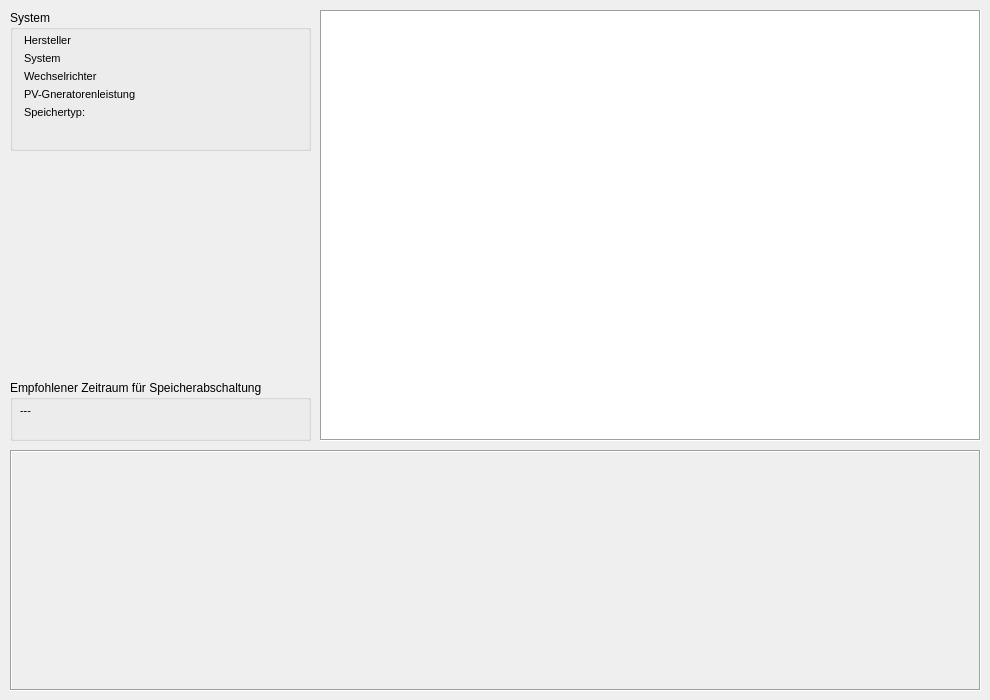
    <widget class="QWidget" name="tab_ergebnis">
     <attribute name="title">
      <string>Ergebnis</string>
     </attribute>
     <widget class="QTableView" name="tableView_Ergebnis_Tabelle">
      <property name="geometry">
       <rect>
        <x>320</x>
        <y>10</y>
        <width>661</width>
        <height>431</height>
       </rect>
      </property>
      <property name="sizePolicy">
       <sizepolicy hsizetype="Expanding" vsizetype="Expanding">
        <horstretch>0</horstretch>
        <verstretch>0</verstretch>
       </sizepolicy>
      </property>
      <property name="font">
       <font>
        <pointsize>9</pointsize>
       </font>
      </property>
      <property name="autoFillBackground">
       <bool>true</bool>
      </property>
      <property name="frameShape">
       <enum>QFrame::Box</enum>
      </property>
      <property name="frameShadow">
       <enum>QFrame::Sunken</enum>
      </property>
      <property name="verticalScrollBarPolicy">
       <enum>Qt::ScrollBarAsNeeded</enum>
      </property>
      <property name="autoScrollMargin">
       <number>16</number>
      </property>
      <property name="editTriggers">
       <set>QAbstractItemView::NoEditTriggers</set>
      </property>
      <property name="showGrid">
       <bool>true</bool>
      </property>
      <property name="wordWrap">
       <bool>true</bool>
      </property>
      <attribute name="horizontalHeaderCascadingSectionResizes">
       <bool>false</bool>
      </attribute>
      <attribute name="horizontalHeaderDefaultSectionSize">
       <number>100</number>
      </attribute>
      <attribute name="horizontalHeaderHighlightSections">
       <bool>true</bool>
      </attribute>
      <attribute name="horizontalHeaderMinimumSectionSize">
       <number>32</number>
      </attribute>
      <attribute name="horizontalHeaderShowSortIndicator" stdset="0">
       <bool>false</bool>
      </attribute>
      <attribute name="horizontalHeaderStretchLastSection">
       <bool>false</bool>
      </attribute>
      <attribute name="verticalHeaderDefaultSectionSize">
       <number>19</number>
      </attribute>
      <attribute name="verticalHeaderMinimumSectionSize">
       <number>19</number>
      </attribute>
      <attribute name="verticalHeaderStretchLastSection">
       <bool>true</bool>
      </attribute>
     </widget>
     <widget class="QFrame" name="frame_Ergebnis_Diagramm">
      <property name="geometry">
       <rect>
        <x>10</x>
        <y>450</y>
        <width>971</width>
        <height>241</height>
       </rect>
      </property>
      <property name="autoFillBackground">
       <bool>true</bool>
      </property>
      <property name="frameShape">
       <enum>QFrame::Box</enum>
      </property>
      <property name="frameShadow">
       <enum>QFrame::Sunken</enum>
      </property>
      <property name="lineWidth">
       <number>1</number>
      </property>
      <property name="midLineWidth">
       <number>0</number>
      </property>
     </widget>
     <widget class="QGroupBox" name="groupBox_Ergebnis_System">
      <property name="geometry">
       <rect>
        <x>10</x>
        <y>10</y>
        <width>301</width>
        <height>141</height>
       </rect>
      </property>
      <property name="font">
       <font>
        <weight>50</weight>
        <bold>false</bold>
       </font>
      </property>
      <property name="title">
       <string>System</string>
      </property>
      <widget class="QWidget" name="layoutWidget">
       <property name="geometry">
        <rect>
         <x>10</x>
         <y>20</y>
         <width>281</width>
         <height>111</height>
        </rect>
       </property>
       <layout class="QFormLayout" name="formLayout_2">
        <property name="sizeConstraint">
         <enum>QLayout::SetDefaultConstraint</enum>
        </property>
        <property name="fieldGrowthPolicy">
         <enum>QFormLayout::AllNonFixedFieldsGrow</enum>
        </property>
        <property name="rowWrapPolicy">
         <enum>QFormLayout::DontWrapRows</enum>
        </property>
        <property name="horizontalSpacing">
         <number>6</number>
        </property>
        <property name="verticalSpacing">
         <number>5</number>
        </property>
        <property name="leftMargin">
         <number>4</number>
        </property>
        <property name="topMargin">
         <number>4</number>
        </property>
        <property name="rightMargin">
         <number>4</number>
        </property>
        <property name="bottomMargin">
         <number>4</number>
        </property>
        <item row="0" column="0">
         <widget class="QLabel" name="label_Ergebnis_Hersteller">
          <property name="sizePolicy">
           <sizepolicy hsizetype="Expanding" vsizetype="Preferred">
            <horstretch>0</horstretch>
            <verstretch>0</verstretch>
           </sizepolicy>
          </property>
          <property name="minimumSize">
           <size>
            <width>110</width>
            <height>0</height>
           </size>
          </property>
          <property name="font">
           <font>
            <pointsize>8</pointsize>
            <stylestrategy>PreferDefault</stylestrategy>
            <kerning>true</kerning>
           </font>
          </property>
          <property name="text">
           <string>Hersteller</string>
          </property>
         </widget>
        </item>
        <item row="0" column="1">
         <widget class="QLabel" name="label_Ergebnis_Hersteller_Text">
          <property name="font">
           <font>
            <pointsize>8</pointsize>
            <stylestrategy>PreferDefault</stylestrategy>
            <kerning>true</kerning>
           </font>
          </property>
          <property name="text">
           <string/>
          </property>
         </widget>
        </item>
        <item row="1" column="0">
         <widget class="QLabel" name="label_Ergebnis_System">
          <property name="sizePolicy">
           <sizepolicy hsizetype="Expanding" vsizetype="Preferred">
            <horstretch>0</horstretch>
            <verstretch>0</verstretch>
           </sizepolicy>
          </property>
          <property name="minimumSize">
           <size>
            <width>110</width>
            <height>0</height>
           </size>
          </property>
          <property name="font">
           <font>
            <pointsize>8</pointsize>
            <stylestrategy>PreferDefault</stylestrategy>
            <kerning>true</kerning>
           </font>
          </property>
          <property name="text">
           <string>System</string>
          </property>
         </widget>
        </item>
        <item row="1" column="1">
         <widget class="QLabel" name="label_Ergebnis_System_Text">
          <property name="font">
           <font>
            <pointsize>8</pointsize>
            <stylestrategy>PreferDefault</stylestrategy>
            <kerning>true</kerning>
           </font>
          </property>
          <property name="text">
           <string/>
          </property>
         </widget>
        </item>
        <item row="2" column="0">
         <widget class="QLabel" name="label_Ergebnis_Inverter">
          <property name="sizePolicy">
           <sizepolicy hsizetype="Expanding" vsizetype="Preferred">
            <horstretch>0</horstretch>
            <verstretch>0</verstretch>
           </sizepolicy>
          </property>
          <property name="minimumSize">
           <size>
            <width>110</width>
            <height>0</height>
           </size>
          </property>
          <property name="font">
           <font>
            <pointsize>8</pointsize>
            <stylestrategy>PreferDefault</stylestrategy>
            <kerning>true</kerning>
           </font>
          </property>
          <property name="text">
           <string>Wechselrichter</string>
          </property>
         </widget>
        </item>
        <item row="2" column="1">
         <widget class="QLabel" name="label_Ergebnis_Inverter_Text">
          <property name="font">
           <font>
            <pointsize>8</pointsize>
            <stylestrategy>PreferDefault</stylestrategy>
            <kerning>true</kerning>
           </font>
          </property>
          <property name="text">
           <string/>
          </property>
         </widget>
        </item>
        <item row="3" column="0">
         <widget class="QLabel" name="label_Ergebnis_PV_GeneratorWp">
          <property name="sizePolicy">
           <sizepolicy hsizetype="Expanding" vsizetype="Preferred">
            <horstretch>0</horstretch>
            <verstretch>0</verstretch>
           </sizepolicy>
          </property>
          <property name="minimumSize">
           <size>
            <width>110</width>
            <height>0</height>
           </size>
          </property>
          <property name="font">
           <font>
            <pointsize>8</pointsize>
            <stylestrategy>PreferDefault</stylestrategy>
            <kerning>true</kerning>
           </font>
          </property>
          <property name="text">
           <string>PV-Gneratorenleistung</string>
          </property>
         </widget>
        </item>
        <item row="3" column="1">
         <widget class="QLabel" name="label_Ergebnis_PV_GeneratorWp_Text">
          <property name="font">
           <font>
            <pointsize>8</pointsize>
            <stylestrategy>PreferDefault</stylestrategy>
            <kerning>true</kerning>
           </font>
          </property>
          <property name="text">
           <string/>
          </property>
         </widget>
        </item>
        <item row="4" column="0">
         <widget class="QLabel" name="label_Ergebnis_Speichertyp">
          <property name="sizePolicy">
           <sizepolicy hsizetype="Expanding" vsizetype="Preferred">
            <horstretch>0</horstretch>
            <verstretch>0</verstretch>
           </sizepolicy>
          </property>
          <property name="minimumSize">
           <size>
            <width>110</width>
            <height>0</height>
           </size>
          </property>
          <property name="font">
           <font>
            <pointsize>8</pointsize>
            <stylestrategy>PreferDefault</stylestrategy>
            <kerning>true</kerning>
           </font>
          </property>
          <property name="text">
           <string>Speichertyp:</string>
          </property>
         </widget>
        </item>
        <item row="4" column="1">
         <widget class="QLabel" name="label_Ergebnis_Speichertyp_Text">
          <property name="font">
           <font>
            <pointsize>8</pointsize>
            <stylestrategy>PreferDefault</stylestrategy>
            <kerning>true</kerning>
           </font>
          </property>
          <property name="text">
           <string/>
          </property>
         </widget>
        </item>
       </layout>
      </widget>
     </widget>
     <widget class="QGroupBox" name="groupBox_Ergebnis_Speicherabschaltung">
      <property name="geometry">
       <rect>
        <x>10</x>
        <y>380</y>
        <width>301</width>
        <height>61</height>
       </rect>
      </property>
      <property name="title">
       <string>Empfohlener Zeitraum für Speicherabschaltung</string>
      </property>
      <property name="flat">
       <bool>false</bool>
      </property>
      <property name="checkable">
       <bool>false</bool>
      </property>
      <widget class="QLabel" name="label_Ergebnis_Speicheropt">
       <property name="geometry">
        <rect>
         <x>10</x>
         <y>20</y>
         <width>241</width>
         <height>21</height>
        </rect>
       </property>
       <property name="font">
        <font>
         <pointsize>8</pointsize>
         <weight>50</weight>
         <bold>false</bold>
        </font>
       </property>
       <property name="text">
        <string>---</string>
       </property>
       <property name="textFormat">
        <enum>Qt::AutoText</enum>
       </property>
       <property name="scaledContents">
        <bool>false</bool>
       </property>
       <property name="alignment">
        <set>Qt::AlignLeading|Qt::AlignLeft|Qt::AlignVCenter</set>
       </property>
       <property name="wordWrap">
        <bool>true</bool>
       </property>
      </widget>
     </widget>
    </widget>
